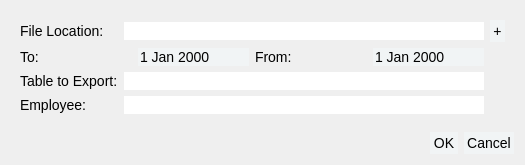
<?xml version="1.0" encoding="UTF-8"?>
<ui version="4.0">
 <class>ExportForm</class>
 <widget class="QDialog" name="ExportForm">
  <property name="geometry">
   <rect>
    <x>0</x>
    <y>0</y>
    <width>525</width>
    <height>165</height>
   </rect>
  </property>
  <property name="windowTitle">
   <string>Dialog</string>
  </property>
  <property name="styleSheet">
   <string notr="true">QWidget#MainForm{

background-color:#E5EAE7;
}

*{
font-family:&quot;Calibri&quot;;
font-size: 14px;

}


QTabWidget{
margin:0px;
padding:0px;
border:none;

background-color:#F1F4F5;

}


QTabBar{
background-color:#F1F4F5;
border:none;
padding:10px;
}
QTabBar::tab:selected,QTabBar::tab:hover{

color:#444946;
}
QTabBar::tab{
background-color:#E5EAE7;

color:black;
}
QTabBar::tab:hover{
background-color:#f3f0f2;

}
QTabBar::tab:selected{
background-color:#fcfbfb;
}





QStackedWidget{
margin:0px;
padding:0px;
}


QWidget{
margin:0px;
padding:0px;
}



QPushButton{
padding:3px;
border:none;
background-color:#F1F4F5;
}
QPushButton:hover,QPushButton:hover{
background-color:#E4E9EB;
}

QPushButton#basicPageConnect:hover{
border-radius:15px;

}

QDateTimeEdit{
border:none;
background-color:#FFFFFF;
}
QDateEditTime:hover{
border:none;
background-color:#D1D1D1;
}
QDateEditTime::drop-down{
border:none;
}


QComboBox{
border:none;
background-color:#FFFFFF;
}
QComboBox:hover {
background-color:#D1D1D1;
}

QComboBox:drop-down{
border:none;
}
QLineEdit,QTimeEdit,QDateEdit,QSpinBox,QDateTimeEdit{ 
background-color:#FFFFFF;
 border: 0px solid #D1D1D1;	

}
QLineEdit:hover,QTimeEdit:hover,QDateEdit:hover,QSpinBox:hover,QDateTimeEdit:hover{ 
background-color:#FFFFFF;
 border: 1px solid #D1D1D1;	
}

QRadioButton{
padding:0px;
margin:0px;

}

QDateEdit{
border:none;
background-color:#F1F4F5;
}
QDateEdit:hover{
background-color:#E4E9EB;
}
QDateEdit:drop-down{
border:none;
}
QGroupBox {
    border: 0px solid gray;
	
    margin-top: 0.5em;
	margin-right:0px;
	margin-left:0px;
}
QGroupBox::title {
    subcontrol-origin: margin;
    left: 10px;
    padding: 0 3px 0 3px;
}

QCheckBox::indicator,QRadioButton::indicator{
border:none;
background-color:#F1F4F5;

}

QCheckBox::indicator:checked,QRadioButton::indicator:checked{
border:none;
background-color:#8DAA91;

}

</string>
  </property>
  <layout class="QGridLayout" name="gridLayout">
   <item row="1" column="0">
    <widget class="QDialogButtonBox" name="buttonBox">
     <property name="orientation">
      <enum>Qt::Horizontal</enum>
     </property>
     <property name="standardButtons">
      <set>QDialogButtonBox::Cancel|QDialogButtonBox::Ok</set>
     </property>
    </widget>
   </item>
   <item row="0" column="0">
    <widget class="QWidget" name="ExcelWidget" native="true">
     <layout class="QGridLayout" name="gridLayout_2">
      <item row="1" column="0" colspan="2">
       <layout class="QHBoxLayout" name="horizontalLayout">
        <item>
         <widget class="QLabel" name="label_4">
          <property name="text">
           <string>To:</string>
          </property>
         </widget>
        </item>
        <item>
         <widget class="QDateEdit" name="To">
          <property name="calendarPopup">
           <bool>true</bool>
          </property>
         </widget>
        </item>
        <item>
         <widget class="QLabel" name="label_3">
          <property name="text">
           <string>From:</string>
          </property>
         </widget>
        </item>
        <item>
         <widget class="QDateEdit" name="From">
          <property name="calendarPopup">
           <bool>true</bool>
          </property>
         </widget>
        </item>
       </layout>
      </item>
      <item row="0" column="1">
       <widget class="QLineEdit" name="ExcelLocation"/>
      </item>
      <item row="0" column="2">
       <widget class="QPushButton" name="ExcelLocationChange">
        <property name="text">
         <string>+</string>
        </property>
       </widget>
      </item>
      <item row="0" column="0">
       <widget class="QLabel" name="label">
        <property name="text">
         <string>File Location:</string>
        </property>
       </widget>
      </item>
      <item row="2" column="0">
       <widget class="QLabel" name="label_2">
        <property name="text">
         <string>Table to Export:</string>
        </property>
       </widget>
      </item>
      <item row="2" column="1">
       <widget class="QComboBox" name="ExcelTableChange"/>
      </item>
      <item row="3" column="1">
       <widget class="QComboBox" name="ExcelTableName">
        <property name="editable">
         <bool>true</bool>
        </property>
       </widget>
      </item>
      <item row="3" column="0">
       <widget class="QLabel" name="label_5">
        <property name="text">
         <string>Employee:</string>
        </property>
       </widget>
      </item>
     </layout>
    </widget>
   </item>
  </layout>
 </widget>
 <resources/>
 <connections>
  <connection>
   <sender>buttonBox</sender>
   <signal>accepted()</signal>
   <receiver>ExportForm</receiver>
   <slot>accept()</slot>
   <hints>
    <hint type="sourcelabel">
     <x>248</x>
     <y>254</y>
    </hint>
    <hint type="destinationlabel">
     <x>157</x>
     <y>274</y>
    </hint>
   </hints>
  </connection>
  <connection>
   <sender>buttonBox</sender>
   <signal>rejected()</signal>
   <receiver>ExportForm</receiver>
   <slot>reject()</slot>
   <hints>
    <hint type="sourcelabel">
     <x>316</x>
     <y>260</y>
    </hint>
    <hint type="destinationlabel">
     <x>286</x>
     <y>274</y>
    </hint>
   </hints>
  </connection>
 </connections>
</ui>
